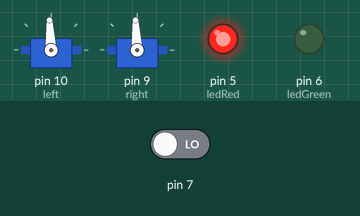
A sketch run on a simulated Arduino Uno, built with avr-gcc and run on an emulated ATmega328P. Parts: 2 × servo, output pins drawn as LEDs (lit = HIGH). Inputs (shaded band) come from the test bench; at power-on: pin 7 LOW.

Above: at 1.2 s.
1.3 s: pin 7 driven HIGH
At 3.3 s:
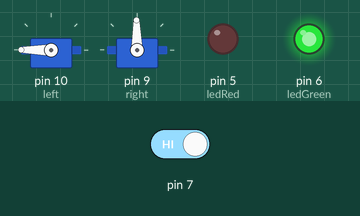
4.3 s: pin 7 driven LOW
At 4.9 s:
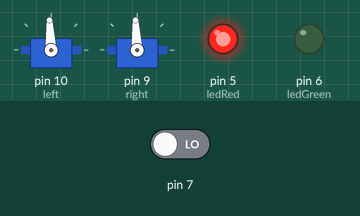
Timing chart, 0 to 7.3 s (numbered marks = the images above; inputs shaded):
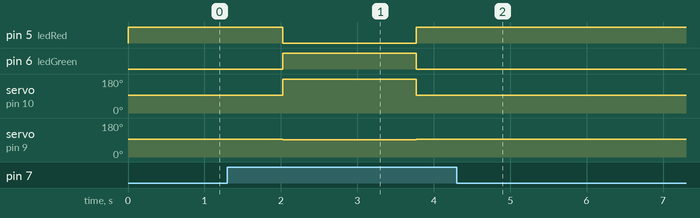

Measured:
- after the input at 1.3 s, pin 5 (ledRed): HIGH → LOW after 0.72 s, → HIGH 1.7 s later; pin 6 (ledGreen): LOW → HIGH after 0.72 s, → LOW 1.7 s later; servo on pin 10 (left): 93° → 180° after 0.72 s, → 93° 1.7 s later; servo on pin 9 (right): 93° → 91° after 0.72 s, → 93° 1.7 s later
- after the input at 4.3 s, pin 5 (ledRed): stops changing and stays HIGH; pin 6 (ledGreen): stops changing and stays LOW; servo on pin 10 (left), servo on pin 9 (right): stops changing and stays 93°

The sketch:

Drive_Robot.ino
```cpp
#include <Servo.h>

class Potentiometer {
  public:
    Potentiometer();
    int potVal;
    int servoVal;
    void speedControl();
  private:
    int potPin;
    Servo left;
    Servo right;
};

Potentiometer::Potentiometer() {
  potVal = 0;
  potPin = 5;
}

void Potentiometer::speedControl() {
  potVal = analogRead(potPin);
  servoVal = potVal / 7;
  left.writeMicroseconds(1500 + servoVal);
  right.writeMicroseconds(1500 - servoVal);
}

class Button {
  public:
    Button(int x);
    boolean isButtonPushed();
  private:
    int button;
    boolean toggleState;
};

Button::Button(int x) {
    button = x;
    pinMode(button, INPUT);
    toggleState = false;
}

boolean Button::isButtonPushed() {
  int buttonVal = digitalRead(button);
  if (buttonVal == 1) {
    return true;
  }
  else {
    return false;
  }
}

class Drive {
  public:
    Drive();
      void forward(int x);
      void backward(int x);
      void pivotLeft(int x);
      void pivotRight(int x);
      void arcLeft(int radius);
      void arcRight(int radius);
      void stopMoving();
  private:
    Servo left;
    Servo right;
};

Drive::Drive() {
    left.attach(10);
    right.attach(9);
}

void Drive::forward(int x) {
  left.writeMicroseconds(1500 + ((x * 1500) / 100));
  right.writeMicroseconds(1500 - ((x * 1500) / 100));
}

void Drive::backward(int x) {
  left.writeMicroseconds(1500 - ((x * 1500) / 100));
  right.writeMicroseconds(1500 + ((x * 1500) / 100));
}

void Drive::pivotLeft(int x) {
  left.writeMicroseconds(1500 + ((x * 1500) / 100));
  right.writeMicroseconds(1500 + ((x * 1500) / 100));
}

void Drive::pivotRight(int x) {
  left.writeMicroseconds(1500 - ((x * 1500) / 100));
  right.writeMicroseconds(1500 - ((x * 1500) / 100));
}
//make int degree
void Drive::arcLeft(int radius) {
  double log1 = log(2.0 / 3.0 * radius);
  double log2 = log(2.0);
  left.writeMicroseconds(3000);
  right.writeMicroseconds(1500 - (10 * log1 / log2 + 10));
}

void Drive::arcRight(int radius) {
  double log1 = log(2.0 / 3.0 * radius);
  double log2 = log(2.0);
  left.writeMicroseconds(1500 + (10 * log1 / log2 + 10));
  right.writeMicroseconds(0);
}

void Drive::stopMoving() {
  left.writeMicroseconds(1500);
  right.writeMicroseconds(1500);
}

Drive *drive;
Button *button;
Potentiometer *potentiometer;
boolean shouldIDrive;
int buttonCounter;
int ledRed = 5;
int ledGreen = 6;

// put your setup code here, to run once:
void setup() {
  Serial.begin(38400);
  drive = new Drive();
  button = new Button(7);
  potentiometer = new Potentiometer();
  shouldIDrive = false;
  buttonCounter = 0;
  pinMode(ledRed, OUTPUT); //establishes the led as an output
  pinMode(ledGreen, OUTPUT);
}

// put your main code here, to run repeatedly:
void loop() {
  // if the button is pushed
  if (button->isButtonPushed()) {
    // if the button counter is greater than 50
    if (buttonCounter > 5000) {
      // should i drive is being set to the inverse of should i drive - toggling
      shouldIDrive = not(shouldIDrive);
      //Serial.println(shouldIDrive);
      // resets the button counter
      buttonCounter = 0;
    }
    // incrementing the button counter
    //Serial.print("Pushed  ");
    //Serial.println(buttonCounter);
    buttonCounter++;
  }
  // if should i drive is true then drive in a circle
  if (true == shouldIDrive) {
    //Serial.println("Drive");
    drive->arcLeft(3);
    digitalWrite(ledGreen, HIGH);
    digitalWrite(ledRed, LOW);
  }
  else {
    // if should i drive is false do not move
    //Serial.println("Stop Please");
    drive->stopMoving();
    digitalWrite(ledRed, HIGH); //sends voltage to the led pin
    digitalWrite(ledGreen, LOW);
  }
}
```
